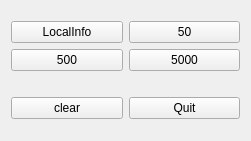
<?xml version="1.0" encoding="UTF-8"?>
<ui version="4.0">
 <class>Widget</class>
 <widget class="QWidget" name="Widget">
  <property name="geometry">
   <rect>
    <x>0</x>
    <y>0</y>
    <width>251</width>
    <height>141</height>
   </rect>
  </property>
  <property name="windowTitle">
   <string>Widget</string>
  </property>
  <layout class="QGridLayout" name="gridLayout_2">
   <item row="0" column="0">
    <layout class="QGridLayout" name="gridLayout">
     <property name="bottomMargin">
      <number>10</number>
     </property>
     <item row="0" column="0">
      <widget class="QPushButton" name="localButton">
       <property name="text">
        <string>LocalInfo</string>
       </property>
      </widget>
     </item>
     <item row="0" column="1">
      <widget class="QPushButton" name="button50">
       <property name="text">
        <string>50</string>
       </property>
      </widget>
     </item>
     <item row="1" column="0">
      <widget class="QPushButton" name="button500">
       <property name="text">
        <string>500</string>
       </property>
      </widget>
     </item>
     <item row="1" column="1">
      <widget class="QPushButton" name="button5000">
       <property name="text">
        <string>5000</string>
       </property>
      </widget>
     </item>
    </layout>
   </item>
   <item row="1" column="0">
    <layout class="QHBoxLayout" name="horizontalLayout">
     <item>
      <widget class="QPushButton" name="clearButton">
       <property name="text">
        <string>clear</string>
       </property>
      </widget>
     </item>
     <item>
      <widget class="QPushButton" name="pushButton">
       <property name="text">
        <string>Quit</string>
       </property>
      </widget>
     </item>
    </layout>
   </item>
  </layout>
 </widget>
 <layoutdefault spacing="6" margin="11"/>
 <resources/>
 <connections>
  <connection>
   <sender>pushButton</sender>
   <signal>clicked()</signal>
   <receiver>Widget</receiver>
   <slot>close()</slot>
   <hints>
    <hint type="sourcelabel">
     <x>177</x>
     <y>129</y>
    </hint>
    <hint type="destinationlabel">
     <x>182</x>
     <y>174</y>
    </hint>
   </hints>
  </connection>
 </connections>
</ui>
